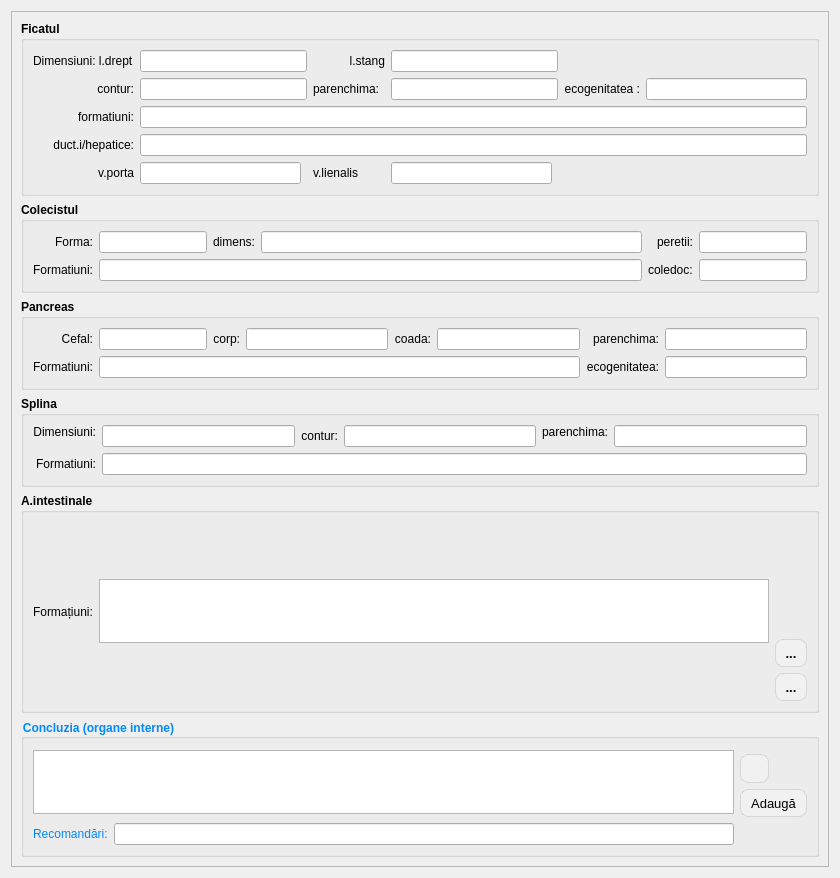
<?xml version="1.0" encoding="UTF-8"?>
<ui version="4.0">
 <class>ReportPageOrgansInternal</class>
 <widget class="QWidget" name="ReportPageOrgansInternal">
  <property name="geometry">
   <rect>
    <x>0</x>
    <y>0</y>
    <width>840</width>
    <height>878</height>
   </rect>
  </property>
  <property name="windowTitle">
   <string>Form</string>
  </property>
  <layout class="QGridLayout" name="gridLayout_7">
   <item row="0" column="0">
    <widget class="QScrollArea" name="scrollArea_organs_internal">
     <property name="sizePolicy">
      <sizepolicy hsizetype="Expanding" vsizetype="Preferred">
       <horstretch>0</horstretch>
       <verstretch>0</verstretch>
      </sizepolicy>
     </property>
     <property name="widgetResizable">
      <bool>true</bool>
     </property>
     <widget class="QWidget" name="scrollAreaWidgetContents_organs_internal">
      <property name="geometry">
       <rect>
        <x>0</x>
        <y>0</y>
        <width>820</width>
        <height>858</height>
       </rect>
      </property>
      <layout class="QGridLayout" name="gridLayout_4">
       <item row="1" column="0" colspan="2">
        <widget class="QGroupBox" name="groupBox_2">
         <property name="sizePolicy">
          <sizepolicy hsizetype="Preferred" vsizetype="Fixed">
           <horstretch>0</horstretch>
           <verstretch>0</verstretch>
          </sizepolicy>
         </property>
         <property name="font">
          <font>
           <family>Segoe UI</family>
           <bold>true</bold>
          </font>
         </property>
         <property name="title">
          <string>Colecistul</string>
         </property>
         <layout class="QGridLayout" name="gridLayout_5">
          <item row="1" column="0">
           <widget class="QLabel" name="label_16">
            <property name="font">
             <font>
              <family>Segoe UI</family>
              <bold>false</bold>
             </font>
            </property>
            <property name="text">
             <string>Formatiuni:</string>
            </property>
            <property name="alignment">
             <set>Qt::AlignmentFlag::AlignRight|Qt::AlignmentFlag::AlignTrailing|Qt::AlignmentFlag::AlignVCenter</set>
            </property>
           </widget>
          </item>
          <item row="0" column="0">
           <widget class="QLabel" name="label_13">
            <property name="font">
             <font>
              <family>Segoe UI</family>
              <bold>false</bold>
             </font>
            </property>
            <property name="text">
             <string>Forma:</string>
            </property>
            <property name="alignment">
             <set>Qt::AlignmentFlag::AlignRight|Qt::AlignmentFlag::AlignTrailing|Qt::AlignmentFlag::AlignVCenter</set>
            </property>
           </widget>
          </item>
          <item row="0" column="8">
           <widget class="QLineEdit" name="cholecist_walls">
            <property name="sizePolicy">
             <sizepolicy hsizetype="Maximum" vsizetype="Fixed">
              <horstretch>0</horstretch>
              <verstretch>0</verstretch>
             </sizepolicy>
            </property>
            <property name="font">
             <font>
              <family>Segoe UI</family>
              <bold>false</bold>
             </font>
            </property>
           </widget>
          </item>
          <item row="0" column="4">
           <widget class="QLabel" name="label_14">
            <property name="font">
             <font>
              <family>Segoe UI</family>
              <bold>false</bold>
             </font>
            </property>
            <property name="text">
             <string>dimens:</string>
            </property>
            <property name="alignment">
             <set>Qt::AlignmentFlag::AlignRight|Qt::AlignmentFlag::AlignTrailing|Qt::AlignmentFlag::AlignVCenter</set>
            </property>
           </widget>
          </item>
          <item row="0" column="5">
           <widget class="QLineEdit" name="cholecist_dimens">
            <property name="font">
             <font>
              <family>Segoe UI</family>
              <bold>false</bold>
             </font>
            </property>
           </widget>
          </item>
          <item row="0" column="6">
           <widget class="QLabel" name="label_15">
            <property name="font">
             <font>
              <family>Segoe UI</family>
              <bold>false</bold>
             </font>
            </property>
            <property name="text">
             <string>peretii:</string>
            </property>
            <property name="alignment">
             <set>Qt::AlignmentFlag::AlignRight|Qt::AlignmentFlag::AlignTrailing|Qt::AlignmentFlag::AlignVCenter</set>
            </property>
           </widget>
          </item>
          <item row="1" column="6">
           <widget class="QLabel" name="label_43">
            <property name="font">
             <font>
              <family>Segoe UI</family>
              <bold>false</bold>
             </font>
            </property>
            <property name="text">
             <string>coledoc:</string>
            </property>
           </widget>
          </item>
          <item row="1" column="1" colspan="5">
           <widget class="LineEditCustom" name="cholecist_formations">
            <property name="font">
             <font>
              <family>Segoe UI</family>
              <bold>false</bold>
             </font>
            </property>
           </widget>
          </item>
          <item row="1" column="8">
           <widget class="QLineEdit" name="cholecist_coledoc">
            <property name="sizePolicy">
             <sizepolicy hsizetype="Maximum" vsizetype="Fixed">
              <horstretch>0</horstretch>
              <verstretch>0</verstretch>
             </sizepolicy>
            </property>
            <property name="font">
             <font>
              <family>Segoe UI</family>
              <bold>false</bold>
             </font>
            </property>
           </widget>
          </item>
          <item row="0" column="1" colspan="3">
           <widget class="QLineEdit" name="cholecist_form">
            <property name="font">
             <font>
              <family>Segoe UI</family>
              <bold>false</bold>
             </font>
            </property>
           </widget>
          </item>
         </layout>
        </widget>
       </item>
       <item row="5" column="0" colspan="2">
        <widget class="QGroupBox" name="groupBox_16">
         <property name="sizePolicy">
          <sizepolicy hsizetype="Preferred" vsizetype="Fixed">
           <horstretch>0</horstretch>
           <verstretch>0</verstretch>
          </sizepolicy>
         </property>
         <property name="font">
          <font>
           <family>Cantarell</family>
           <bold>true</bold>
          </font>
         </property>
         <property name="styleSheet">
          <string notr="true">color: rgb(0, 137, 255);</string>
         </property>
         <property name="title">
          <string>Concluzia (organe interne)</string>
         </property>
         <layout class="QGridLayout" name="gridLayout_24">
          <item row="3" column="2" rowspan="2">
           <spacer name="verticalSpacer">
            <property name="orientation">
             <enum>Qt::Orientation::Vertical</enum>
            </property>
            <property name="sizeHint" stdset="0">
             <size>
              <width>20</width>
              <height>9</height>
             </size>
            </property>
           </spacer>
          </item>
          <item row="4" column="0">
           <widget class="QLabel" name="label_135">
            <property name="text">
             <string>Recomandări:</string>
            </property>
           </widget>
          </item>
          <item row="0" column="0" rowspan="4" colspan="2">
           <widget class="QPlainTextEdit" name="organsInternal_concluzion">
            <property name="sizePolicy">
             <sizepolicy hsizetype="Expanding" vsizetype="Preferred">
              <horstretch>0</horstretch>
              <verstretch>0</verstretch>
             </sizepolicy>
            </property>
            <property name="maximumSize">
             <size>
              <width>16777215</width>
              <height>64</height>
             </size>
            </property>
            <property name="font">
             <font>
              <bold>false</bold>
             </font>
            </property>
           </widget>
          </item>
          <item row="1" column="2">
           <widget class="QToolButton" name="btnSelectTemplatesConclusion">
            <property name="styleSheet">
             <string notr="true">QToolButton
{
border: 1px solid rgba(0, 0, 0, 0.1);
border-radius: 8px;
background-color: #f1f1f1;
color: #000000;
font-size: 13px;
padding: 4px 4px;
}
QToolButton:hover
{
background-color: #e0e0e0;
}
QToolButton:pressed
{
background-color: #d0d0d0;
}</string>
            </property>
            <property name="text">
             <string/>
            </property>
            <property name="icon">
             <iconset resource="../../resources/resource.qrc">
              <normaloff>:/img/actions/select.png</normaloff>:/img/actions/select.png</iconset>
            </property>
           </widget>
          </item>
          <item row="4" column="1">
           <widget class="LineEditCustom" name="organsInternal_recommendation"/>
          </item>
          <item row="2" column="2">
           <widget class="QToolButton" name="btnAddTemplatesConclusion">
            <property name="styleSheet">
             <string notr="true">QToolButton
{
border: 1px solid rgba(0, 0, 0, 0.1);
border-radius: 8px;
background-color: #f1f1f1;
color: #000000;
font-size: 13px;
padding: 4px 4px;
}
QToolButton:hover
{
background-color: #e0e0e0;
}
QToolButton:pressed
{
background-color: #d0d0d0;
}</string>
            </property>
            <property name="text">
             <string>Adaugă</string>
            </property>
            <property name="icon">
             <iconset resource="../../resources/resource.qrc">
              <normaloff>:/img/toolBar/add.png</normaloff>:/img/toolBar/add.png</iconset>
            </property>
           </widget>
          </item>
         </layout>
        </widget>
       </item>
       <item row="2" column="0" colspan="2">
        <widget class="QGroupBox" name="groupBox_3">
         <property name="sizePolicy">
          <sizepolicy hsizetype="Preferred" vsizetype="Fixed">
           <horstretch>0</horstretch>
           <verstretch>0</verstretch>
          </sizepolicy>
         </property>
         <property name="font">
          <font>
           <family>Segoe UI</family>
           <bold>true</bold>
          </font>
         </property>
         <property name="title">
          <string>Pancreas</string>
         </property>
         <layout class="QGridLayout" name="gridLayout_6">
          <item row="1" column="8">
           <widget class="QLineEdit" name="pancreas_ecogenity">
            <property name="font">
             <font>
              <family>Segoe UI</family>
              <bold>false</bold>
             </font>
            </property>
           </widget>
          </item>
          <item row="1" column="0">
           <widget class="QLabel" name="label_20">
            <property name="font">
             <font>
              <family>Segoe UI</family>
              <bold>false</bold>
             </font>
            </property>
            <property name="text">
             <string>Formatiuni:</string>
            </property>
            <property name="alignment">
             <set>Qt::AlignmentFlag::AlignRight|Qt::AlignmentFlag::AlignTrailing|Qt::AlignmentFlag::AlignVCenter</set>
            </property>
           </widget>
          </item>
          <item row="1" column="7">
           <widget class="QLabel" name="label_19">
            <property name="font">
             <font>
              <family>Segoe UI</family>
              <bold>false</bold>
             </font>
            </property>
            <property name="text">
             <string>ecogenitatea:</string>
            </property>
            <property name="alignment">
             <set>Qt::AlignmentFlag::AlignRight|Qt::AlignmentFlag::AlignTrailing|Qt::AlignmentFlag::AlignVCenter</set>
            </property>
           </widget>
          </item>
          <item row="0" column="7">
           <widget class="QLabel" name="label_18">
            <property name="font">
             <font>
              <family>Segoe UI</family>
              <bold>false</bold>
             </font>
            </property>
            <property name="text">
             <string>parenchima:</string>
            </property>
            <property name="alignment">
             <set>Qt::AlignmentFlag::AlignRight|Qt::AlignmentFlag::AlignTrailing|Qt::AlignmentFlag::AlignVCenter</set>
            </property>
           </widget>
          </item>
          <item row="0" column="4">
           <widget class="QLineEdit" name="pancreas_corp">
            <property name="font">
             <font>
              <family>Segoe UI</family>
              <bold>false</bold>
             </font>
            </property>
           </widget>
          </item>
          <item row="0" column="8">
           <widget class="QLineEdit" name="pancreas_parenchyma">
            <property name="font">
             <font>
              <family>Segoe UI</family>
              <bold>false</bold>
             </font>
            </property>
           </widget>
          </item>
          <item row="0" column="3">
           <widget class="QLabel" name="label_44">
            <property name="font">
             <font>
              <family>Segoe UI</family>
              <bold>false</bold>
             </font>
            </property>
            <property name="text">
             <string>corp:</string>
            </property>
            <property name="alignment">
             <set>Qt::AlignmentFlag::AlignRight|Qt::AlignmentFlag::AlignTrailing|Qt::AlignmentFlag::AlignVCenter</set>
            </property>
           </widget>
          </item>
          <item row="0" column="5">
           <widget class="QLabel" name="label_45">
            <property name="font">
             <font>
              <family>Segoe UI</family>
              <bold>false</bold>
             </font>
            </property>
            <property name="text">
             <string>coada:</string>
            </property>
            <property name="alignment">
             <set>Qt::AlignmentFlag::AlignRight|Qt::AlignmentFlag::AlignTrailing|Qt::AlignmentFlag::AlignVCenter</set>
            </property>
           </widget>
          </item>
          <item row="0" column="0">
           <widget class="QLabel" name="label_17">
            <property name="font">
             <font>
              <family>Segoe UI</family>
              <bold>false</bold>
             </font>
            </property>
            <property name="text">
             <string>Cefal:</string>
            </property>
            <property name="alignment">
             <set>Qt::AlignmentFlag::AlignRight|Qt::AlignmentFlag::AlignTrailing|Qt::AlignmentFlag::AlignVCenter</set>
            </property>
           </widget>
          </item>
          <item row="0" column="1" colspan="2">
           <widget class="QLineEdit" name="pancreas_cefal">
            <property name="font">
             <font>
              <family>Segoe UI</family>
              <bold>false</bold>
             </font>
            </property>
           </widget>
          </item>
          <item row="0" column="6">
           <widget class="QLineEdit" name="pancreas_tail"/>
          </item>
          <item row="1" column="1" colspan="6">
           <widget class="LineEditCustom" name="pancreas_formations">
            <property name="font">
             <font>
              <family>Segoe UI</family>
              <bold>false</bold>
             </font>
            </property>
           </widget>
          </item>
         </layout>
        </widget>
       </item>
       <item row="0" column="0" colspan="2">
        <widget class="QGroupBox" name="groupBox">
         <property name="sizePolicy">
          <sizepolicy hsizetype="Preferred" vsizetype="Fixed">
           <horstretch>0</horstretch>
           <verstretch>0</verstretch>
          </sizepolicy>
         </property>
         <property name="font">
          <font>
           <family>Segoe UI</family>
           <bold>true</bold>
          </font>
         </property>
         <property name="title">
          <string>Ficatul</string>
         </property>
         <layout class="QGridLayout" name="gridLayout_3">
          <item row="2" column="0">
           <widget class="QLabel" name="label_9">
            <property name="font">
             <font>
              <family>Segoe UI</family>
              <bold>false</bold>
             </font>
            </property>
            <property name="text">
             <string>formatiuni:</string>
            </property>
            <property name="alignment">
             <set>Qt::AlignmentFlag::AlignRight|Qt::AlignmentFlag::AlignTrailing|Qt::AlignmentFlag::AlignVCenter</set>
            </property>
           </widget>
          </item>
          <item row="0" column="5" colspan="2">
           <widget class="QLineEdit" name="liver_left">
            <property name="font">
             <font>
              <family>Segoe UI</family>
              <bold>false</bold>
             </font>
            </property>
           </widget>
          </item>
          <item row="4" column="1">
           <widget class="QLineEdit" name="liver_porta">
            <property name="font">
             <font>
              <family>Segoe UI</family>
              <bold>false</bold>
             </font>
            </property>
           </widget>
          </item>
          <item row="1" column="0">
           <widget class="QLabel" name="label_6">
            <property name="font">
             <font>
              <family>Segoe UI</family>
              <bold>false</bold>
             </font>
            </property>
            <property name="text">
             <string>contur:</string>
            </property>
            <property name="alignment">
             <set>Qt::AlignmentFlag::AlignRight|Qt::AlignmentFlag::AlignTrailing|Qt::AlignmentFlag::AlignVCenter</set>
            </property>
           </widget>
          </item>
          <item row="0" column="7" colspan="2">
           <spacer name="horizontalSpacer_4">
            <property name="orientation">
             <enum>Qt::Orientation::Horizontal</enum>
            </property>
            <property name="sizeHint" stdset="0">
             <size>
              <width>40</width>
              <height>20</height>
             </size>
            </property>
           </spacer>
          </item>
          <item row="1" column="5" colspan="2">
           <widget class="QLineEdit" name="liver_parenchyma">
            <property name="font">
             <font>
              <family>Segoe UI</family>
              <bold>false</bold>
             </font>
            </property>
           </widget>
          </item>
          <item row="0" column="3" colspan="2">
           <widget class="QLabel" name="label_5">
            <property name="font">
             <font>
              <family>Segoe UI</family>
              <bold>false</bold>
             </font>
            </property>
            <property name="text">
             <string>l.stang</string>
            </property>
            <property name="alignment">
             <set>Qt::AlignmentFlag::AlignRight|Qt::AlignmentFlag::AlignTrailing|Qt::AlignmentFlag::AlignVCenter</set>
            </property>
           </widget>
          </item>
          <item row="4" column="3">
           <widget class="QLabel" name="label_11">
            <property name="font">
             <font>
              <family>Segoe UI</family>
              <bold>false</bold>
             </font>
            </property>
            <property name="text">
             <string>v.lienalis</string>
            </property>
           </widget>
          </item>
          <item row="1" column="3">
           <widget class="QLabel" name="label_7">
            <property name="font">
             <font>
              <family>Segoe UI</family>
              <bold>false</bold>
             </font>
            </property>
            <property name="text">
             <string>parenchima:</string>
            </property>
            <property name="alignment">
             <set>Qt::AlignmentFlag::AlignRight|Qt::AlignmentFlag::AlignTrailing|Qt::AlignmentFlag::AlignVCenter</set>
            </property>
           </widget>
          </item>
          <item row="3" column="0">
           <widget class="QLabel" name="label_12">
            <property name="font">
             <font>
              <family>Segoe UI</family>
              <bold>false</bold>
             </font>
            </property>
            <property name="text">
             <string>duct.i/hepatice:</string>
            </property>
            <property name="alignment">
             <set>Qt::AlignmentFlag::AlignRight|Qt::AlignmentFlag::AlignTrailing|Qt::AlignmentFlag::AlignVCenter</set>
            </property>
           </widget>
          </item>
          <item row="0" column="1" colspan="2">
           <widget class="QLineEdit" name="liver_right">
            <property name="font">
             <font>
              <family>Segoe UI</family>
              <bold>false</bold>
             </font>
            </property>
           </widget>
          </item>
          <item row="4" column="0">
           <widget class="QLabel" name="label_10">
            <property name="font">
             <font>
              <family>Segoe UI</family>
              <bold>false</bold>
             </font>
            </property>
            <property name="text">
             <string>v.porta</string>
            </property>
            <property name="alignment">
             <set>Qt::AlignmentFlag::AlignRight|Qt::AlignmentFlag::AlignTrailing|Qt::AlignmentFlag::AlignVCenter</set>
            </property>
           </widget>
          </item>
          <item row="1" column="1" colspan="2">
           <widget class="QLineEdit" name="liver_contour">
            <property name="font">
             <font>
              <family>Segoe UI</family>
              <bold>false</bold>
             </font>
            </property>
           </widget>
          </item>
          <item row="1" column="8">
           <widget class="QLineEdit" name="liver_ecogenity">
            <property name="font">
             <font>
              <family>Segoe UI</family>
              <bold>false</bold>
             </font>
            </property>
           </widget>
          </item>
          <item row="4" column="5">
           <widget class="QLineEdit" name="liver_lienalis">
            <property name="font">
             <font>
              <family>Segoe UI</family>
              <bold>false</bold>
             </font>
            </property>
           </widget>
          </item>
          <item row="3" column="1" colspan="8">
           <widget class="QLineEdit" name="liver_duct_hepatic">
            <property name="font">
             <font>
              <family>Segoe UI</family>
              <bold>false</bold>
             </font>
            </property>
           </widget>
          </item>
          <item row="2" column="1" colspan="8">
           <widget class="LineEditCustom" name="liver_formations">
            <property name="font">
             <font>
              <family>Segoe UI</family>
              <bold>false</bold>
             </font>
            </property>
           </widget>
          </item>
          <item row="1" column="7">
           <widget class="QLabel" name="label_8">
            <property name="font">
             <font>
              <family>Segoe UI</family>
              <bold>false</bold>
             </font>
            </property>
            <property name="text">
             <string>ecogenitatea :</string>
            </property>
            <property name="alignment">
             <set>Qt::AlignmentFlag::AlignRight|Qt::AlignmentFlag::AlignTrailing|Qt::AlignmentFlag::AlignVCenter</set>
            </property>
           </widget>
          </item>
          <item row="0" column="0">
           <widget class="QLabel" name="label_4">
            <property name="font">
             <font>
              <family>Segoe UI</family>
              <bold>false</bold>
             </font>
            </property>
            <property name="text">
             <string>Dimensiuni: l.drept</string>
            </property>
           </widget>
          </item>
         </layout>
        </widget>
       </item>
       <item row="3" column="0" colspan="2">
        <widget class="QGroupBox" name="groupBox_4">
         <property name="sizePolicy">
          <sizepolicy hsizetype="Preferred" vsizetype="Fixed">
           <horstretch>0</horstretch>
           <verstretch>0</verstretch>
          </sizepolicy>
         </property>
         <property name="font">
          <font>
           <family>Segoe UI</family>
           <bold>true</bold>
          </font>
         </property>
         <property name="title">
          <string>Splina</string>
         </property>
         <layout class="QGridLayout" name="gridLayout_10">
          <item row="0" column="5">
           <widget class="QLabel" name="label_23">
            <property name="font">
             <font>
              <family>Segoe UI</family>
              <bold>false</bold>
             </font>
            </property>
            <property name="text">
             <string>parenchima:</string>
            </property>
            <property name="alignment">
             <set>Qt::AlignmentFlag::AlignRight|Qt::AlignmentFlag::AlignTrailing|Qt::AlignmentFlag::AlignVCenter</set>
            </property>
           </widget>
          </item>
          <item row="0" column="0">
           <widget class="QLabel" name="label_21">
            <property name="font">
             <font>
              <family>Segoe UI</family>
              <bold>false</bold>
             </font>
            </property>
            <property name="text">
             <string>Dimensiuni:</string>
            </property>
            <property name="alignment">
             <set>Qt::AlignmentFlag::AlignRight|Qt::AlignmentFlag::AlignTrailing|Qt::AlignmentFlag::AlignVCenter</set>
            </property>
           </widget>
          </item>
          <item row="0" column="4" rowspan="2">
           <widget class="QLineEdit" name="spleen_contour">
            <property name="font">
             <font>
              <family>Segoe UI</family>
              <bold>false</bold>
             </font>
            </property>
           </widget>
          </item>
          <item row="0" column="3" rowspan="2">
           <widget class="QLabel" name="label_22">
            <property name="font">
             <font>
              <family>Segoe UI</family>
              <bold>false</bold>
             </font>
            </property>
            <property name="text">
             <string>contur:</string>
            </property>
            <property name="alignment">
             <set>Qt::AlignmentFlag::AlignRight|Qt::AlignmentFlag::AlignTrailing|Qt::AlignmentFlag::AlignVCenter</set>
            </property>
           </widget>
          </item>
          <item row="0" column="2" rowspan="2">
           <widget class="QLineEdit" name="spleen_dimens">
            <property name="font">
             <font>
              <family>Segoe UI</family>
              <bold>false</bold>
             </font>
            </property>
           </widget>
          </item>
          <item row="0" column="6" rowspan="2">
           <widget class="QLineEdit" name="spleen_parenchyma">
            <property name="font">
             <font>
              <family>Segoe UI</family>
              <bold>false</bold>
             </font>
            </property>
           </widget>
          </item>
          <item row="2" column="0">
           <widget class="QLabel" name="label_24">
            <property name="font">
             <font>
              <family>Segoe UI</family>
              <bold>false</bold>
             </font>
            </property>
            <property name="text">
             <string>Formatiuni:</string>
            </property>
            <property name="alignment">
             <set>Qt::AlignmentFlag::AlignRight|Qt::AlignmentFlag::AlignTrailing|Qt::AlignmentFlag::AlignVCenter</set>
            </property>
           </widget>
          </item>
          <item row="2" column="2" colspan="5">
           <widget class="LineEditCustom" name="spleen_formations">
            <property name="font">
             <font>
              <family>Segoe UI</family>
              <bold>false</bold>
             </font>
            </property>
           </widget>
          </item>
         </layout>
        </widget>
       </item>
       <item row="4" column="0" colspan="2">
        <widget class="QGroupBox" name="groupBox_32">
         <property name="sizePolicy">
          <sizepolicy hsizetype="Preferred" vsizetype="Preferred">
           <horstretch>0</horstretch>
           <verstretch>0</verstretch>
          </sizepolicy>
         </property>
         <property name="font">
          <font>
           <family>Segoe UI</family>
           <bold>true</bold>
          </font>
         </property>
         <property name="title">
          <string>A.intestinale</string>
         </property>
         <layout class="QGridLayout" name="gridLayout_80">
          <item row="0" column="0" rowspan="3">
           <widget class="QLabel" name="label_153">
            <property name="font">
             <font>
              <family>Segoe UI</family>
              <bold>false</bold>
             </font>
            </property>
            <property name="text">
             <string>Formațiuni:</string>
            </property>
           </widget>
          </item>
          <item row="1" column="2">
           <widget class="QToolButton" name="btnSelectTemplatesIntestin">
            <property name="styleSheet">
             <string notr="true">QToolButton
{
border: 1px solid rgba(0, 0, 0, 0.1);
border-radius: 8px;
background-color: #f1f1f1;
color: #000000;
font-size: 13px;
padding: 4px 4px;
}
QToolButton:hover
{
background-color: #e0e0e0;
}
QToolButton:pressed
{
background-color: #d0d0d0;
}</string>
            </property>
            <property name="text">
             <string>...</string>
            </property>
            <property name="icon">
             <iconset resource="../../resources/resource.qrc">
              <normaloff>:/img/actions/select.png</normaloff>:/img/actions/select.png</iconset>
            </property>
           </widget>
          </item>
          <item row="2" column="2">
           <widget class="QToolButton" name="btnAddTemplatesIntestin">
            <property name="styleSheet">
             <string notr="true">QToolButton
{
border: 1px solid rgba(0, 0, 0, 0.1);
border-radius: 8px;
background-color: #f1f1f1;
color: #000000;
font-size: 13px;
padding: 4px 4px;
}
QToolButton:hover
{
background-color: #e0e0e0;
}
QToolButton:pressed
{
background-color: #d0d0d0;
}</string>
            </property>
            <property name="text">
             <string>...</string>
            </property>
            <property name="icon">
             <iconset resource="../../resources/resource.qrc">
              <normaloff>:/img/toolBar/add.png</normaloff>:/img/toolBar/add.png</iconset>
            </property>
           </widget>
          </item>
          <item row="0" column="1" rowspan="3">
           <widget class="QPlainTextEdit" name="intestinalHandles">
            <property name="sizePolicy">
             <sizepolicy hsizetype="Expanding" vsizetype="Expanding">
              <horstretch>0</horstretch>
              <verstretch>0</verstretch>
             </sizepolicy>
            </property>
            <property name="maximumSize">
             <size>
              <width>16777215</width>
              <height>64</height>
             </size>
            </property>
            <property name="font">
             <font>
              <family>Segoe UI</family>
              <bold>false</bold>
             </font>
            </property>
           </widget>
          </item>
         </layout>
        </widget>
       </item>
      </layout>
     </widget>
    </widget>
   </item>
  </layout>
 </widget>
 <customwidgets>
  <customwidget>
   <class>LineEditCustom</class>
   <extends>QLineEdit</extends>
   <header>ui/widgets/lineeditcustom.h</header>
  </customwidget>
 </customwidgets>
 <tabstops>
  <tabstop>liver_right</tabstop>
  <tabstop>liver_left</tabstop>
  <tabstop>liver_contour</tabstop>
  <tabstop>liver_parenchyma</tabstop>
  <tabstop>liver_ecogenity</tabstop>
  <tabstop>liver_formations</tabstop>
  <tabstop>liver_duct_hepatic</tabstop>
  <tabstop>liver_porta</tabstop>
  <tabstop>liver_lienalis</tabstop>
  <tabstop>cholecist_form</tabstop>
  <tabstop>cholecist_dimens</tabstop>
  <tabstop>cholecist_walls</tabstop>
  <tabstop>cholecist_formations</tabstop>
  <tabstop>cholecist_coledoc</tabstop>
  <tabstop>pancreas_cefal</tabstop>
  <tabstop>pancreas_corp</tabstop>
  <tabstop>pancreas_tail</tabstop>
  <tabstop>pancreas_parenchyma</tabstop>
  <tabstop>pancreas_formations</tabstop>
  <tabstop>pancreas_ecogenity</tabstop>
  <tabstop>spleen_dimens</tabstop>
  <tabstop>spleen_contour</tabstop>
  <tabstop>spleen_parenchyma</tabstop>
  <tabstop>spleen_formations</tabstop>
  <tabstop>intestinalHandles</tabstop>
  <tabstop>organsInternal_concluzion</tabstop>
  <tabstop>organsInternal_recommendation</tabstop>
 </tabstops>
 <resources>
  <include location="../../resources/resource.qrc"/>
 </resources>
 <connections/>
</ui>
